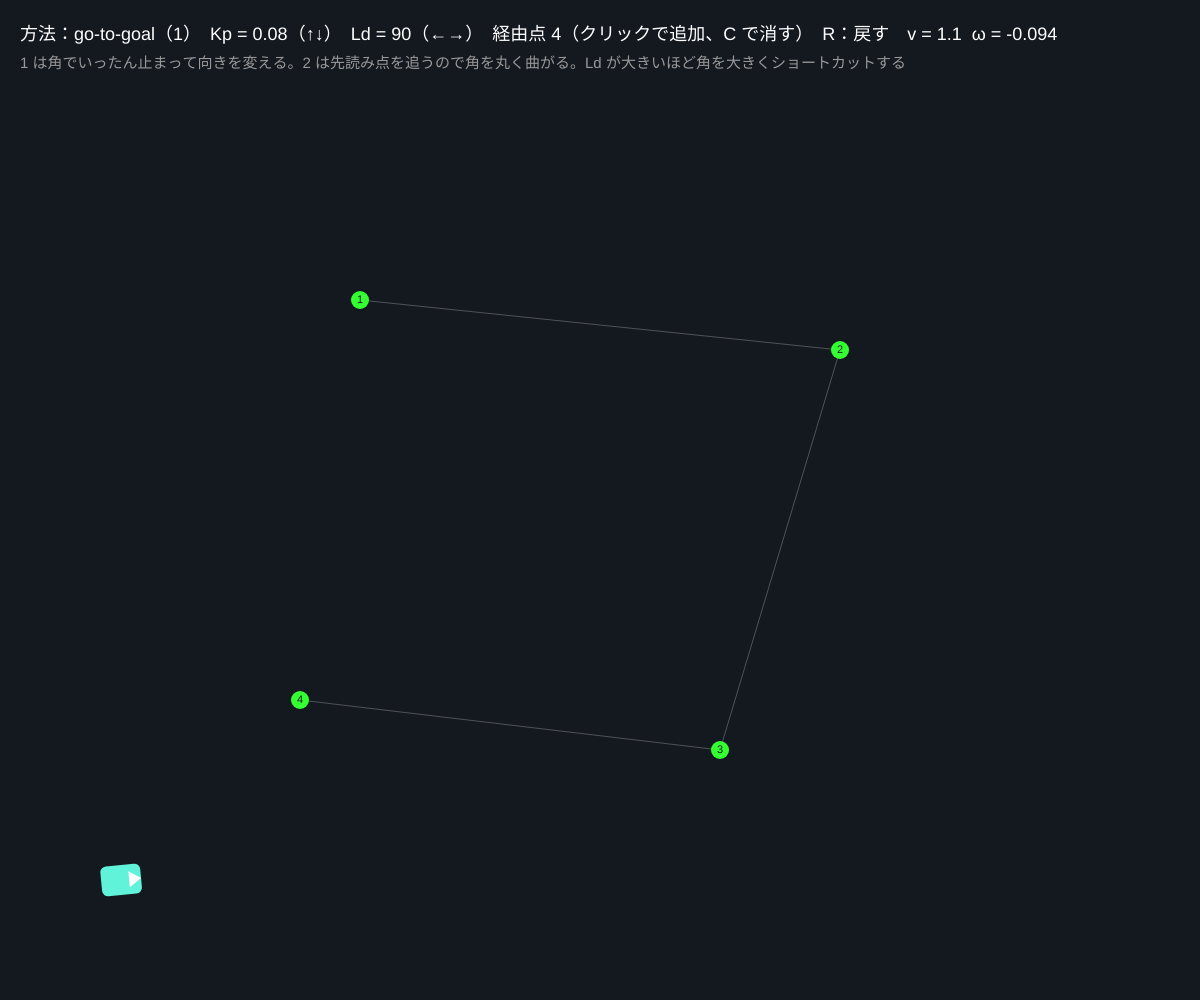
Frame 1 (no input)
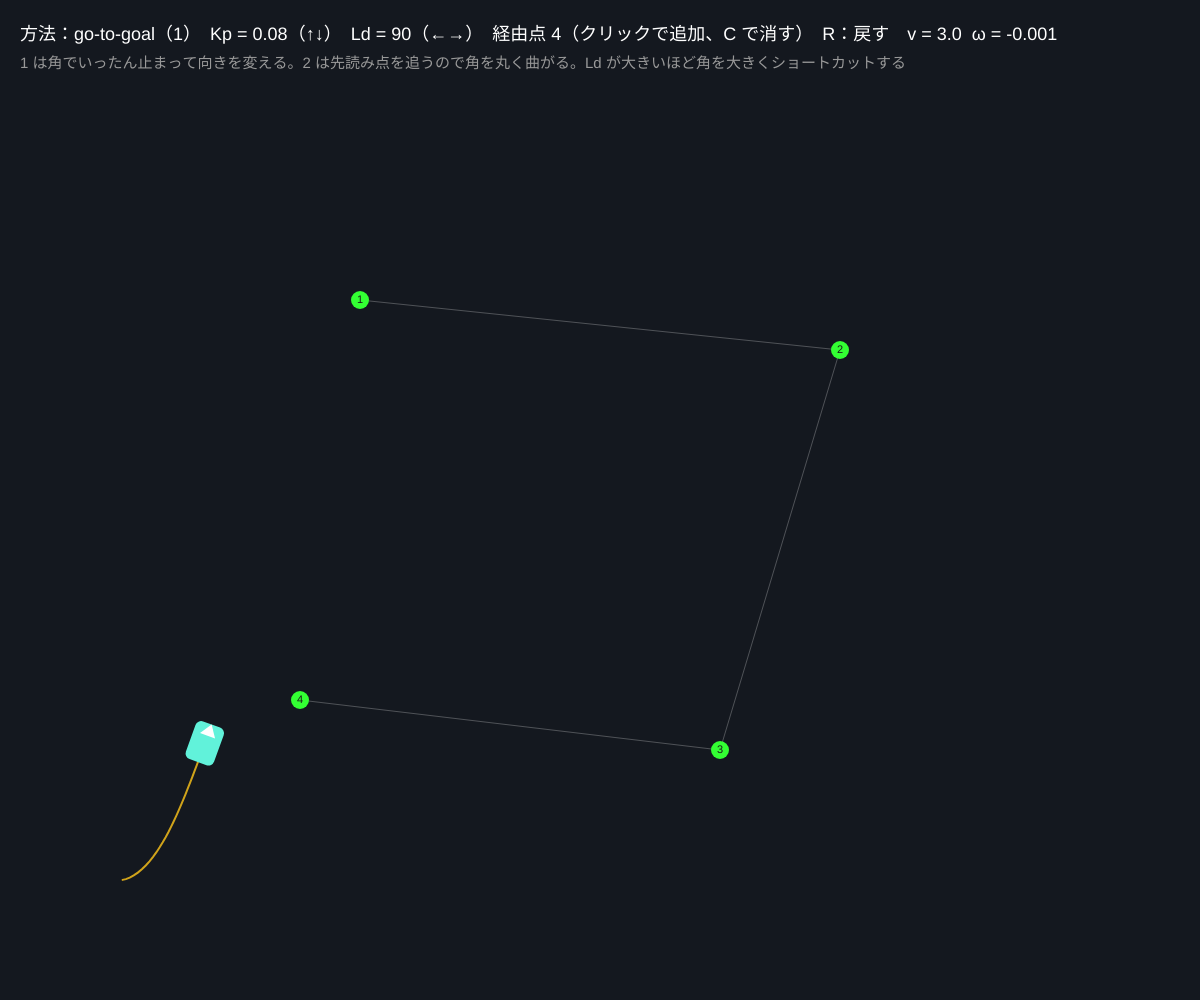
Frame 60 (no input)
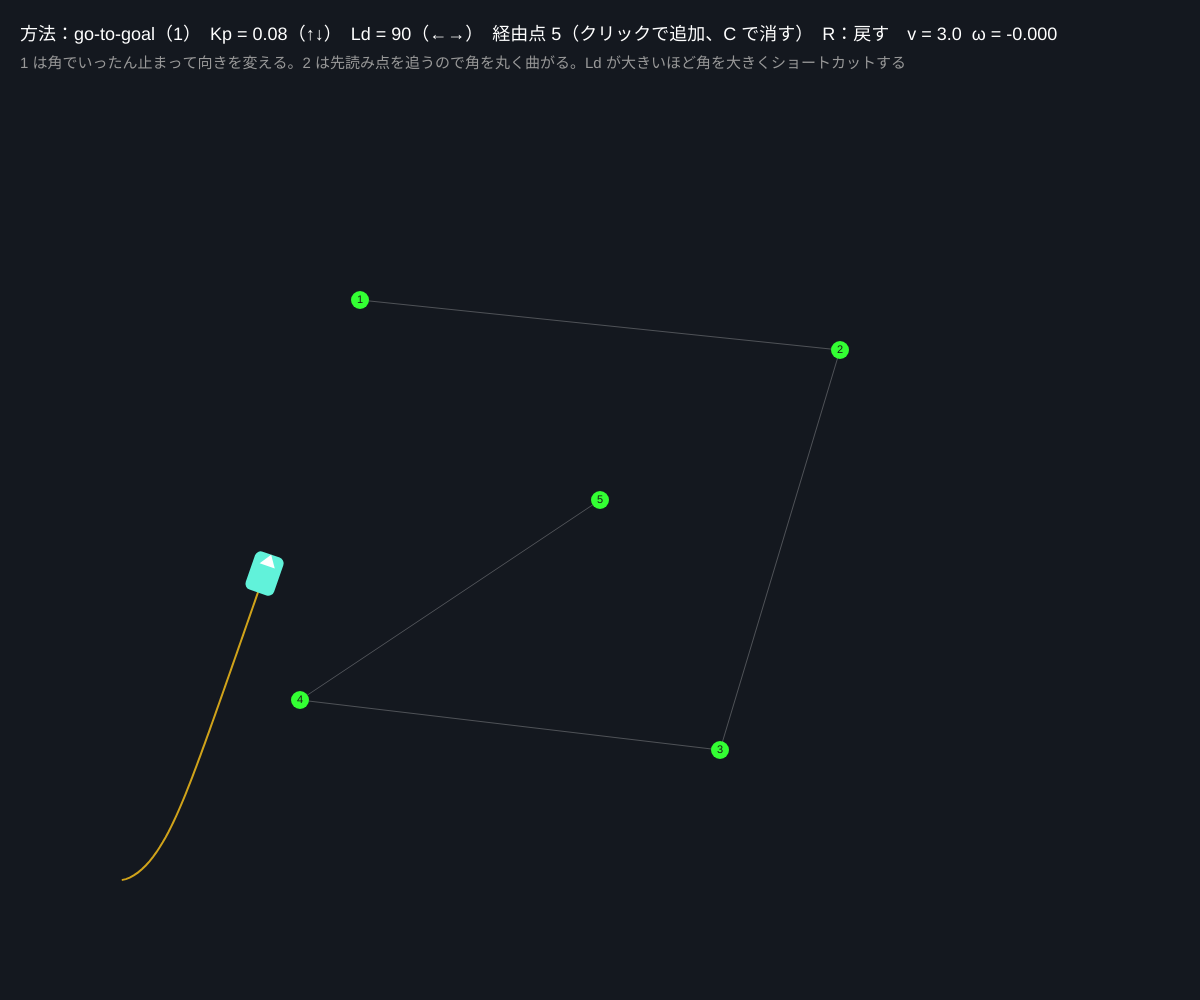
Frame 120 (the mouse pressed at the canvas centre since frame 60)

The p5.js sketch that drew these frames (run headless with seeded random() and noise() and a simulated clock; from frame 60 on, the mouse is pressed at the canvas centre):

// p5.js sketch
// ── sketch.js
// ============================================
// 05 ゴールへ向かう ─ go-to-goal と pure pursuit
// 「向きたい方向」と「いま向いている方向」の差を、回転速度にフィードバックする
//   1 go-to-goal：ω = Kp × (目標の方角 − θ)。ゴールごとにまっすぐ向かう
//   2 pure pursuit：経路の少し先（lookahead 距離 Ld）の点を追いかける。曲がり角がなめらかになる
// クリック = 経由点を追加 / 1・2 = 方法 / ↑↓ = Kp / ←→ = Ld / C = 経由点を消す / R = ロボットを戻す
// ============================================

let robot;                 // {x, y, th}
let waypoints = [];
let method = 1;
let Kp = 0.08;             // ★ 向きのゲイン
let Ld = 90;               // ★ pure pursuit の先読み距離
let vMax = 3;              // ★ 最大速度
let cur = 0;               // いま目指している経由点の番号
let trail = [];
let lookPt = null;

function setup() {
  createCanvas(windowWidth, windowHeight);
  colorMode(HSB, 360, 100, 100, 100);
  resetRobot();
  waypoints = [{ x: width * 0.3, y: height * 0.3 }, { x: width * 0.7, y: height * 0.35 }, { x: width * 0.6, y: height * 0.75 }, { x: width * 0.25, y: height * 0.7 }];
}
function resetRobot() { robot = { x: 120, y: height - 120, th: 0 }; cur = 0; trail = []; }

function angDiff(a) { return atan2(sin(a), cos(a)); }

// ★ 1：go-to-goal。目標の方角へ比例制御で向きを合わせる
function goToGoal() {
  if (cur >= waypoints.length) return { v: 0, w: 0 };
  let g = waypoints[cur];
  let dx = g.x - robot.x, dy = g.y - robot.y;
  let d = sqrt(dx * dx + dy * dy);
  if (d < 12) { cur++; return { v: 0, w: 0 }; }
  let e = angDiff(atan2(dy, dx) - robot.th);
  let v = vMax * max(0, cos(e)) * min(1, d / 60);     // 向きがずれている間は遅く、近づいたら減速
  return { v, w: Kp * e };
}

// ★ 2：pure pursuit。経路（経由点をつないだ折れ線）上で、ロボットから Ld 離れた点を追う
function purePursuit() {
  let path = [{ x: robot.x, y: robot.y }].concat(waypoints);
  if (waypoints.length === 0) return { v: 0, w: 0 };
  let last = waypoints[waypoints.length - 1];
  let dEnd = sqrt(sq(last.x - robot.x) + sq(last.y - robot.y));
  if (dEnd < 10) { lookPt = null; return { v: 0, w: 0 }; }
  // 経路の後ろの方から探して、ロボットからの距離が Ld を越える最初の点
  lookPt = last;
  let found = false;
  for (let i = cur; i < waypoints.length && !found; i++) {
    let a = i === 0 ? { x: robot.x, y: robot.y } : waypoints[i - 1], b = waypoints[i];
    for (let u = 0; u <= 1; u += 0.02) {
      let p = { x: lerp(a.x, b.x, u), y: lerp(a.y, b.y, u) };
      if (sqrt(sq(p.x - robot.x) + sq(p.y - robot.y)) >= Ld) { lookPt = p; found = true; break; }
    }
    // この区間を通りすぎたら次の区間へ
    if (!found && i === cur && sqrt(sq(b.x - robot.x) + sq(b.y - robot.y)) < Ld) cur = min(cur + 1, waypoints.length - 1);
  }
  // 曲率 κ = 2 sin α / Ld（α = 先読み点の方角とロボットの向きの差）
  let alpha = angDiff(atan2(lookPt.y - robot.y, lookPt.x - robot.x) - robot.th);
  let kappa = 2 * sin(alpha) / Ld;
  let v = vMax * (dEnd < 60 ? dEnd / 60 : 1);
  return { v, w: v * kappa };
}

function draw() {
  background(215, 35, 12);
  let u = method === 1 ? goToGoal() : purePursuit();
  u.w = constrain(u.w, -0.15, 0.15);
  robot.x += u.v * cos(robot.th);
  robot.y += u.v * sin(robot.th);
  robot.th += u.w;
  if (u.v > 0.01 && frameCount % 2 === 0) { trail.push({ x: robot.x, y: robot.y }); if (trail.length > 2000) trail.shift(); }

  // 経路
  stroke(0, 0, 100, 25);
  strokeWeight(1);
  noFill();
  beginShape();
  for (let p of waypoints) vertex(p.x, p.y);
  endShape();
  for (let i = 0; i < waypoints.length; i++) {
    let p = waypoints[i];
    noStroke();
    fill(i < cur ? 0 : 120, i < cur ? 0 : 80, i < cur ? 40 : 100);
    circle(p.x, p.y, 18);
    fill(0, 0, 10);
    textSize(11);
    textAlign(CENTER, CENTER);
    text(i + 1, p.x, p.y);
    textAlign(LEFT, BASELINE);
  }
  // 軌跡
  stroke(45, 90, 100, 80);
  strokeWeight(2);
  noFill();
  beginShape();
  for (let p of trail) vertex(p.x, p.y);
  endShape();
  // 先読み
  if (method === 2) {
    stroke(320, 60, 100, 50);
    strokeWeight(1);
    circle(robot.x, robot.y, Ld * 2);
    if (lookPt) { fill(320, 60, 100); noStroke(); circle(lookPt.x, lookPt.y, 10); stroke(320, 60, 100, 70); line(robot.x, robot.y, lookPt.x, lookPt.y); }
  }
  // ロボット
  push();
  translate(robot.x, robot.y);
  rotate(robot.th);
  noStroke();
  fill(170, 60, 95);
  rect(-20, -15, 40, 30, 6);
  fill(0, 0, 100);
  triangle(20, 0, 8, -8, 8, 8);
  pop();

  noStroke();
  fill(0, 0, 100);
  textSize(18);
  text('方法：' + (method === 1 ? 'go-to-goal（1）' : 'pure pursuit（2）') + '　Kp = ' + nf(Kp, 1, 2) + '（↑↓）　Ld = ' + Ld + '（←→）　経由点 ' + waypoints.length + '（クリックで追加、C で消す）　R：戻す　v = ' + nf(u.v, 1, 1) + '  ω = ' + nf(u.w, 1, 3), 20, 40);
  fill(0, 0, 60);
  textSize(15);
  text('1 は角でいったん止まって向きを変える。2 は先読み点を追うので角を丸く曲がる。Ld が大きいほど角を大きくショートカットする', 20, 68);
}

function mousePressed() {
  if (mouseY < 90) return;
  waypoints.push({ x: mouseX, y: mouseY });
}
function keyPressed() {
  if (key === '1') { method = 1; cur = min(cur, waypoints.length); }
  if (key === '2') { method = 2; cur = min(cur, max(0, waypoints.length - 1)); }
  if (key === UP_ARROW) Kp = min(0.5, Kp * 1.3);
  if (key === DOWN_ARROW) Kp = max(0.01, Kp / 1.3);
  if (key === RIGHT_ARROW) Ld = min(300, Ld + 15);
  if (key === LEFT_ARROW) Ld = max(20, Ld - 15);
  if (key === 'c' || key === 'C') { waypoints = []; cur = 0; lookPt = null; }
  if (key === 'r' || key === 'R') resetRobot();
}

// ---------- やってみよう ----------
// 1. Kp を大きくすると向きを合わせるのは速いが、ふらつく（振動）。ちょうどいい値を探そう
// 2. Ld を 20 と 300 で比べる。小さいとジグザグ、大きいと角をショートカット
// 3. 経由点を「く」の字に置いて、1 と 2 の軌跡の形を比べよう
// 4. vMax を上げると曲がりきれなくなる。ω の上限（constrain）を変えるとどうなる？
